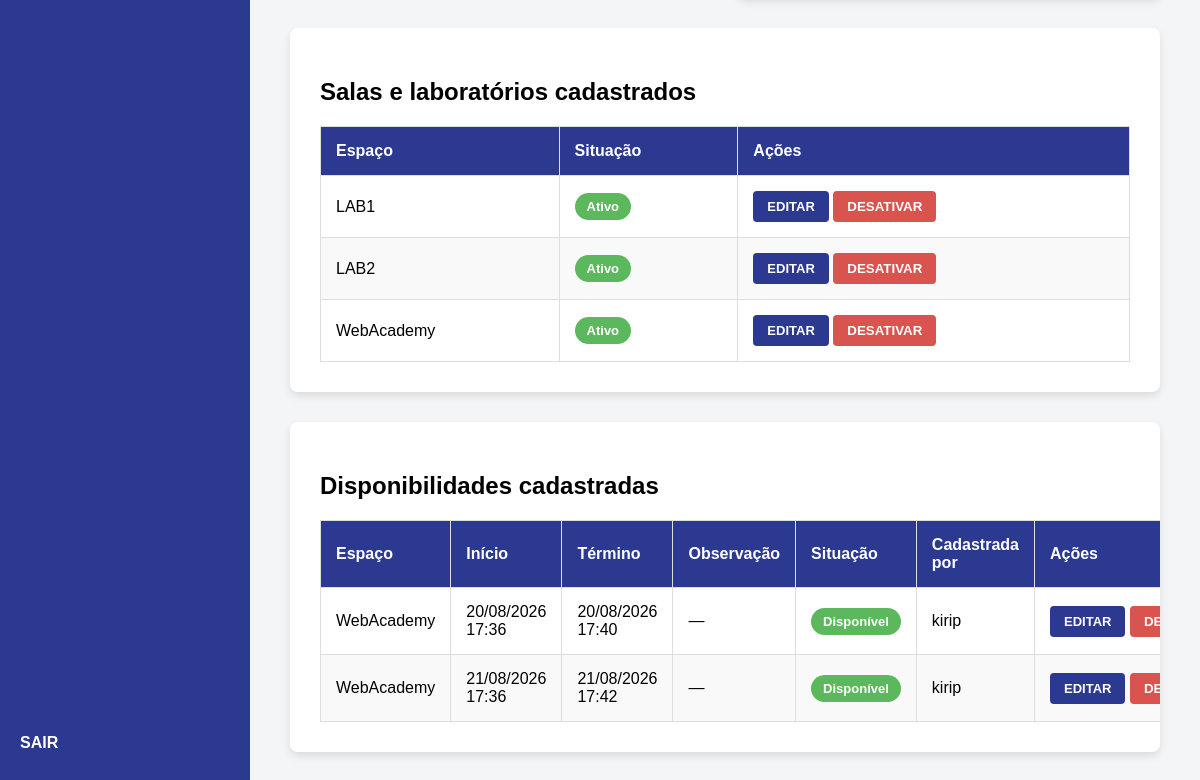
Before: /espacos/ (signed in, lower part) with the older database file.
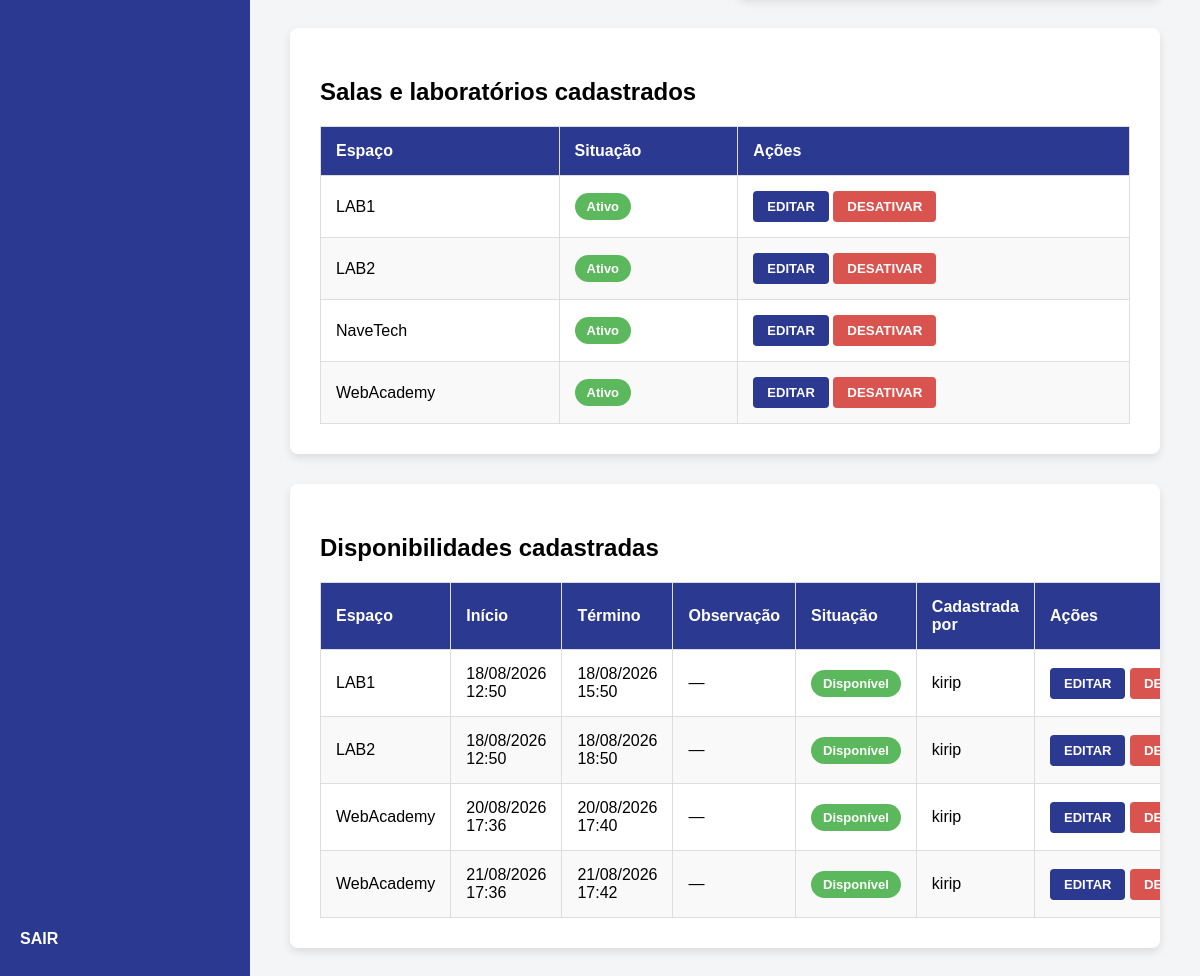
After: the same page with the newer database file.
### bancasapp/models.py (models this page shows, shortened)
class EspacoFisico(models.Model):
    nome = models.CharField(
        max_length=255
    )
    ativo = models.BooleanField(
        default=True
    )
    class Meta:
        ordering = ['nome']
        verbose_name = 'Espaço físico'
        verbose_name_plural = 'Espaços físicos'
    def __str__(self):
        return self.nome

class DisponibilidadeEspaco(models.Model):
    espaco = models.ForeignKey(
        EspacoFisico,
        on_delete=models.CASCADE,
        related_name='disponibilidades'
    )
    data_hora_inicio = models.DateTimeField(
        verbose_name='Data e hora de início'
    )
    data_hora_fim = models.DateTimeField(
        verbose_name='Data e hora de término'
    )
    ativo = models.BooleanField(
        default=True
    )
    observacao = models.CharField(
        max_length=255,
        blank=True
    )
    criada_por = models.ForeignKey(
        User,
        on_delete=models.SET_NULL,
        null=True,
        blank=True,
        related_name='disponibilidades_criadas',
        editable=False
    )
    data_cadastro = models.DateTimeField(
        auto_now_add=True
    )
    class Meta:
        ordering = [
            'data_hora_inicio',
            'espaco__nome',
        ]
        verbose_name = 'Disponibilidade de espaço'
        verbose_name_plural = 'Disponibilidades de espaços'
        constraints = [
            models.CheckConstraint(
                condition=models.Q(
                    data_hora_fim__gt=models.F(
                        'data_hora_inicio'
                    )
                ),
                name='disponibilidade_fim_apos_inicio'
            ),
        ]
        indexes = [
            models.Index(
                fields=[
                    'espaco',
                    'data_hora_inicio',
                    'data_hora_fim',
                ],
                name='disp_espaco_periodo_idx'
            ),
        ]

### bancasapp/views.py (the view, shortened to what this page needs)
# urls.py: path('espacos/', views.gerenciar_espacos, name='gerenciar_espacos'),
@coordenacao_required
def gerenciar_espacos(request):
    form_espaco = EspacoFisicoForm(
        prefix='espaco'
    )
    form_disponibilidade = DisponibilidadeEspacoForm(
        prefix='disponibilidade'
    )
    espacos = EspacoFisico.objects.all()
    disponibilidades_queryset = (
        DisponibilidadeEspaco.objects
        .select_related(
            'espaco',
            'criada_por'
        )
        .order_by(
            '-ativo',
            'data_hora_inicio'
        )
    )
    paginador = Paginator(
        disponibilidades_queryset,
        10
    )
    disponibilidades = paginador.get_page(
        request.GET.get('pagina')
    )
    contexto = {
        'form_espaco': form_espaco,
        'form_disponibilidade': form_disponibilidade,
        'espacos': espacos,
        'disponibilidades': disponibilidades,
    }
    return render(
        request,
        'gerenciar_espacos.html',
        contexto
    )

### bancasapp/permissions.py (called while the page is built)
def usuario_e_coordenacao(user):
    if not user.is_authenticated:
        return False
    return (
        user.is_superuser
        or pUsuario.objects.filter(
            usuario=user,
            perfil='COORDENACAO'
        ).exists()
    )

def coordenacao_required(view_func):
    @login_required(login_url='login')
    @wraps(view_func)
    def wrapper(request, *args, **kwargs):
        if usuario_e_coordenacao(request.user):
            return view_func(request, *args, **kwargs)
        messages.error(
            request,
            'Apenas a Coordenação pode realizar esta operação.'
        )
        return redirect('dashboard')
    return wrapper

### templates/gerenciar_espacos.html (shortened to what the changed rows need)
{% extends 'base.html' %}
{% block content %}
<div class="table-container" style="margin-top: 30px;">
    <h2>Salas e laboratórios cadastrados</h2>
    {% if espacos %}
        <table>
            <thead>
                <tr>
                    <th>Espaço</th>
                    <th>Situação</th>
                    <th>Ações</th>
                </tr>
            </thead>
            <tbody>
                {% for espaco in espacos %}
                    <tr>
                        <td>
                            {{ espaco.nome }}
                        </td>
                        <td>
                            {% if espaco.ativo %}
                                <span class="status-badge status-aprovada">
                                    Ativo
                                </span>
                            {% else %}
                                <span class="status-badge status-recusada">
                                    Inativo
                                </span>
                            {% endif %}
                        </td>
                        <td style="white-space: nowrap;">
                            <a
                                href="{% url 'editar_espaco' espaco.id %}"
                                class="btn-download"
                            >
                                EDITAR
                            </a>
                            <form
                                method="POST"
                                action="{% url 'alternar_status_espaco' espaco.id %}"
                                style="display: inline;"
                            >
                                {% if espaco.ativo %}
                                    <button
                                        type="submit"
                                        style="
                                            border: none;
                                            background-color: #d9534f;
                                            color: white;
                                            padding: 8px 14px;
                                            border-radius: 4px;
                                            font-weight: bold;
                                            cursor: pointer;
                                        "
                                    >
                                        DESATIVAR
                                    </button>
                                {% endif %}
                            </form>
                        </td>
                    </tr>
                {% endfor %}
            </tbody>
        </table>
    {% else %}
        <p>
            Nenhuma sala ou laboratório cadastrado.
        </p>
    {% endif %}
</div>
<div class="table-container" style="margin-top: 30px;">
    <h2>Disponibilidades cadastradas</h2>
    {% if disponibilidades %}
        <table>
            <thead>
                <tr>
                    <th>Espaço</th>
                    <th>Início</th>
                    <th>Término</th>
                    <th>Observação</th>
                    <th>Situação</th>
                    <th>Cadastrada por</th>
                    <th>Ações</th>
                </tr>
            </thead>
            <tbody>
                {% for disponibilidade in disponibilidades %}
                    <tr>
                        <td>
                            {{ disponibilidade.espaco.nome }}
                        </td>
                        <td>
                            {{ disponibilidade.data_hora_inicio|date:"d/m/Y H:i" }}
                        </td>
                        <td>
                            {{ disponibilidade.data_hora_fim|date:"d/m/Y H:i" }}
                        </td>
                        <td>
                            {{ disponibilidade.observacao|default:"—" }}
                        </td>
                        <td>
                            {% if disponibilidade.ativo and disponibilidade.espaco.ativo %}
                                <span class="status-badge status-aprovada">
                                    Disponível
                                </span>
                            {% elif not disponibilidade.espaco.ativo %}
                                <span class="status-badge status-recusada">
                                    Sala inativa
                                </span>
                            {% else %}
                                <span class="status-badge status-recusada">
                                    Inativa
                                </span>
                            {% endif %}
                        </td>
                        <td>
                            {% if disponibilidade.criada_por %}
                                {{ disponibilidade.criada_por.get_full_name|default:disponibilidade.criada_por.username }}
                            {% else %}
                                Não registrado
                            {% endif %}
                        </td>
                        <td style="white-space: nowrap;">
                            <a
                                href="{% url 'editar_disponibilidade' disponibilidade.id %}"
                                class="btn-download"
                            >
                                EDITAR
                            </a>
                            <form
                                method="POST"
                                action="{% url 'alternar_status_disponibilidade' disponibilidade.id %}"
                                style="display: inline;"
                            >
                                {% if disponibilidade.ativo %}
                                    <button
                                        type="submit"
                                        style="
                                            border: none;
                                            background-color: #d9534f;
                                            color: white;
                                            padding: 8px 14px;
                                            border-radius: 4px;
                                            font-weight: bold;
                                            cursor: pointer;
                                        "
                                    >
                                        DESATIVAR
                                    </button>
                                {% endif %}
                            </form>
                        </td>
                    </tr>
                {% endfor %}
            </tbody>
        </table>
    {% else %}
        <p>
            Nenhuma disponibilidade cadastrada.
        </p>
    {% endif %}
</div>
{% endblock %}

Changed rows visible on the page:
added EspacoFisico: nome "NaveTech", ativo "Ativo"
added DisponibilidadeEspaco: espaco.nome "LAB1", data_hora_inicio "18/08/2026 12:50", data_hora_fim "18/08/2026 15:50", observacao "—", ativo "Disponível", criada_por.get_full_name "kirip"
added DisponibilidadeEspaco: espaco.nome "LAB2", data_hora_inicio "18/08/2026 12:50", data_hora_fim "18/08/2026 18:50", observacao "—", ativo "Disponível", criada_por.get_full_name "kirip"
